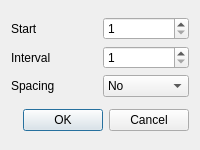
<?xml version="1.0" encoding="UTF-8"?>
<ui version="4.0">
 <class>BlockNumberDlg</class>
 <widget class="QDialog" name="BlockNumberDlg">
  <property name="geometry">
   <rect>
    <x>0</x>
    <y>0</y>
    <width>200</width>
    <height>150</height>
   </rect>
  </property>
  <property name="minimumSize">
   <size>
    <width>200</width>
    <height>150</height>
   </size>
  </property>
  <property name="windowTitle">
   <string>Block Numbers</string>
  </property>
  <layout class="QVBoxLayout" name="verticalLayout">
   <item>
    <layout class="QGridLayout" name="gridLayout">
     <item row="0" column="0">
      <widget class="QLabel" name="labelStart">
       <property name="text">
        <string>Start</string>
       </property>
      </widget>
     </item>
     <item row="1" column="0">
      <widget class="QLabel" name="labelInterval">
       <property name="text">
        <string>Interval</string>
       </property>
      </widget>
     </item>
     <item row="2" column="0">
      <widget class="QLabel" name="labelSpacing">
       <property name="text">
        <string>Spacing</string>
       </property>
      </widget>
     </item>
     <item row="2" column="1">
      <widget class="QComboBox" name="spacingCmbBox">
       <item>
        <property name="text">
         <string>No</string>
        </property>
       </item>
       <item>
        <property name="text">
         <string>Yes</string>
        </property>
       </item>
      </widget>
     </item>
     <item row="0" column="1">
      <widget class="QSpinBox" name="startSpinBox">
       <property name="minimum">
        <number>1</number>
       </property>
       <property name="maximum">
        <number>99999</number>
       </property>
      </widget>
     </item>
     <item row="1" column="1">
      <widget class="QSpinBox" name="intervSpinBox">
       <property name="minimum">
        <number>1</number>
       </property>
       <property name="maximum">
        <number>99999</number>
       </property>
      </widget>
     </item>
    </layout>
   </item>
   <item>
    <widget class="QDialogButtonBox" name="buttonBox">
     <property name="orientation">
      <enum>Qt::Orientation::Horizontal</enum>
     </property>
     <property name="standardButtons">
      <set>QDialogButtonBox::StandardButton::Cancel|QDialogButtonBox::StandardButton::Ok</set>
     </property>
    </widget>
   </item>
  </layout>
 </widget>
 <resources/>
 <connections>
  <connection>
   <sender>buttonBox</sender>
   <signal>accepted()</signal>
   <receiver>BlockNumberDlg</receiver>
   <slot>accept()</slot>
   <hints>
    <hint type="sourcelabel">
     <x>248</x>
     <y>254</y>
    </hint>
    <hint type="destinationlabel">
     <x>157</x>
     <y>274</y>
    </hint>
   </hints>
  </connection>
  <connection>
   <sender>buttonBox</sender>
   <signal>rejected()</signal>
   <receiver>BlockNumberDlg</receiver>
   <slot>reject()</slot>
   <hints>
    <hint type="sourcelabel">
     <x>316</x>
     <y>260</y>
    </hint>
    <hint type="destinationlabel">
     <x>286</x>
     <y>274</y>
    </hint>
   </hints>
  </connection>
 </connections>
</ui>
